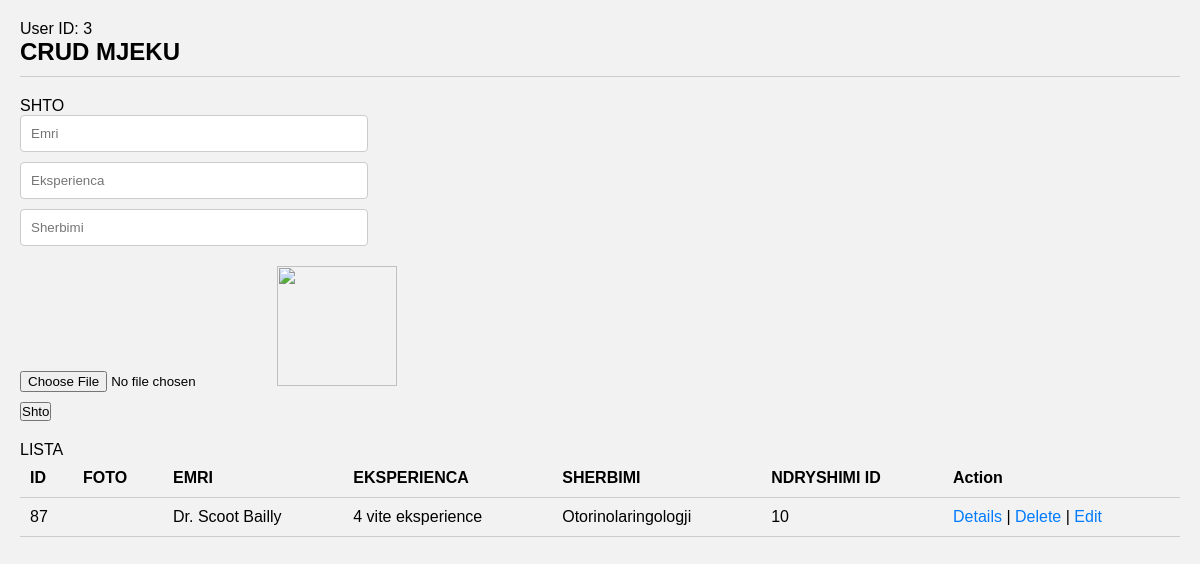
Page /CRUDSOOP/indexMjeku.php (signed in) on the committed database.
### tables this page shows
CREATE TABLE `mjeku` (
  `id` int(11) NOT NULL,
  `titulli` varchar(191) NOT NULL,
  `eksperienca` varchar(191) NOT NULL,
  `foto` varchar(191) NOT NULL,
  `ndryshimi` int(5) DEFAULT NULL,
  `sherbimi` varchar(191) NOT NULL,
  `product_categories` varchar(191) NOT NULL
);

### CRUDSOOP/indexMjeku.php (the view, shortened to what this page needs)
<?php
include '../controller/MjekuController.php';
$mjekuController = new MjekuController($conn);
$updateData = $mjekuController->edit();
$update = isset($updateData['id']);
$titulli = $update ? $updateData['titulli'] : '';
$eksperienca = $update ? $updateData['eksperienca'] : '';
$sherbimi = $update ? $updateData['sherbimi'] : '';
$foto = $update ? $updateData['foto'] : '';
?>
<!DOCTYPE html>
<html lang="en">
<head>
    <link rel="stylesheet" href="CRUDSTYLE.css">
    <link rel="stylesheet" type="text/css" href="https://cdn.datatables.net/1.12.1/css/jquery.dataTables.min.css" />
</head>
<body>
    <div>
        <div>
            <div>
                <h3>CRUD MJEKU</h3>
                <hr>
            </div>
        </div>
        <div>
            <div>
                <div>
                    <div>
                        SHTO
                    </div>
                    <div>
                        <form action="" method="post" enctype="multipart/form-data">
                            <div>
                                <input type="text" name="titulli" value="<?php echo $titulli; ?>" class="form-control"
                                    placeholder="Emri" required>
                            </div>
                            <div>
                                <input type="text" name="eksperienca" value="<?php echo $eksperienca; ?>"
                                    class="form-control" placeholder="Eksperienca" required>
                            </div>
                            <div>
                                <input type="text" name="sherbimi" value="<?php echo $sherbimi; ?>" class="form-control"
                                    placeholder="Sherbimi" required>
                            </div>
                            <div>
                                <input type="file" name="foto" class="custom-file">
                                <img src="<?php echo $foto; ?>" width="120" class="img-thumbnail">
                            </div>
                            <div>
                                <?php if ($update == true) { ?>
                                <input type="submit" name="update" value="Update">
                                <?php } else { ?>
                                <input type="submit" name="add" value="Shto">
                                <?php } ?>
                            </div>
                        </form>
                    </div>
                </div>
            </div>
            <div>
                <?php
            $query = 'SELECT * FROM mjeku';
            $stmt = $conn->prepare($query);
            $stmt->execute();
            $result = $stmt->get_result();
            ?>
                <div>
                    <div>
                        LISTA
                    </div>
                    <div>
                        <table id="data-table">
                            <thead>
                                <tr>
                                    <th>ID</th>
                                    <th>FOTO</th>
                                    <th>EMRI</th>
                                    <th>EKSPERIENCA</th>
                                    <th>SHERBIMI</th>
                                    <th>NDRYSHIMI ID</th>
                                    <th>Action</th>
                                </tr>
                            </thead>
                            <tbody>
                                <?php while ($row = $result->fetch_assoc()) { ?>
                                <tr>
                                    <td><?php echo $row['id']; ?></td>
                                    <td><img src=" <?php echo $row['foto']; ?>" width="25"></td>
                                    <td><?php echo $row['titulli']; ?></td>
                                    <td><?php echo $row['eksperienca']; ?></td>
                                    <td><?php echo $row['sherbimi']; ?></td>
                                    <td><?php echo $row['ndryshimi']; ?></td>
                                    <td>
                                        <a href="detailsOOP.php?details=<?php echo $row['id']; ?>">Details</a> |
                                        <a href="indexMjeku.php?delete=<?php echo $row['id']; ?>"
                                            onclick="return confirm('Do you want delete this record?');">Delete</a> |
                                        <a href="indexMjeku.php?edit=<?php echo $row['id']; ?>">Edit</a>
                                    </td>
                                </tr>
                                <?php } ?>
                            </tbody>
                        </table>
                    </div>
                </div>
            </div>
        </div>
    </div>
</body>
</html>

### CRUDSOOP/CRUDSTYLE.css (style rules this page uses)
* { margin: 0; padding: 0; box-sizing: border-box; }
body { font-family: Arial, sans-serif; background-color: #f2f2f2; padding: 20px; }
h3 { font-size: 24px; font-weight: bold; margin-bottom: 10px; }
hr { border: none; border-top: 1px solid #ccc; margin-bottom: 20px; }
form { margin-bottom: 20px; }
.form-control { width: 30%; padding: 10px; border: 1px solid #ccc; border-radius: 4px; margin-bottom: 10px; }
.custom-file { margin-bottom: 10px; }
.img-thumbnail { margin-top: 10px; }
table { width: 100%; border-collapse: collapse; }
th, td { padding: 10px; text-align: left; border-bottom: 1px solid #ccc; }
th { background-color: #f2f2f2; font-weight: bold; }
a { color: #007bff; text-decoration: none; }

### rows in the picture
mjeku: id "87", titulli "Dr. Scoot Bailly", eksperienca "4 vite eksperience", sherbimi "Otorinolaringologji", ndryshimi "10"

### other values in the picture
$userId "3"
